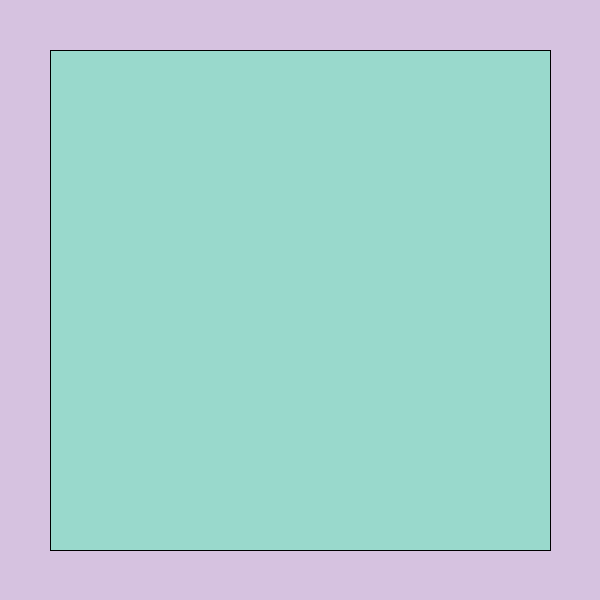
Frame 1 (no input)
Frame 60 (the mouse pressed at the canvas centre just before this capture): identical to frame 1, image omitted
Frame 120 (the mouse held since frame 60 and released just before this capture): identical to frame 1, image omitted

The Processing sketch that drew this single still picture (run headless with seeded random() and noise(); from frame 60 on, the mouse is pressed at the canvas centre):

// Processing sketch: Practice
// ── Practice.pde
////In the 'data' folder a CSV file 'grades.csv' with WSD Autumn 2018 Grade/Mark log
//Define a Processing script that draws a histrogram representation of grades/marks distribution 
//A sample sketch "graph.tif" can be found in Practice/data
//Try to complete a drawing close to 'graph.tif. Enable your script to save histogram graph.
//Complete at least the following steps. Other components may be needed.


//================================Declare Program Global Variables============================//
Table table;
String grades[];
float X1, Y1, X2, Y2;

//================================Initialize Program Global Variables=========================//
void setup() {
  size(600, 600);
  smooth();
  initialize();
  extractGrades();
}

void initialize() {  
  X1 = 50; 
  Y1 = 50;
  X2 = width - 2*X1; 
  Y2 = height - 2*Y1;
  //Task 1- load grades.csv into table
  //Task 2- create grades[] with size = to table row count
}

//Task 3- populate grades[] with table row="Grade" data
void extractGrades() {
  //add code here
}


//Task 4- Calculate the length of each Grade Bar "Z P C D H"


//================================Build Program Components====================================//

//Task 5- build histogram bars based on bar length of each grade in Task 4
void buildBars() {  

  //add code here
}

//Task 6- draw labels as shown in  'graph.tif'
void drawLabels() {
  //add code here
}


//Histogram canvas
void createPanel() {  
  fill(#99d9cc);
  rect(X1, Y1, X2, Y2);
}

//================================Control Program Components====================================//

//Task 7- enable your program to save histogram as 'graph.tif' at key press

//================================Draw Program Components=======================================//
void draw() {
  background(#d6c2e0);
  createPanel();
  buildBars();
  drawLabels();
}
